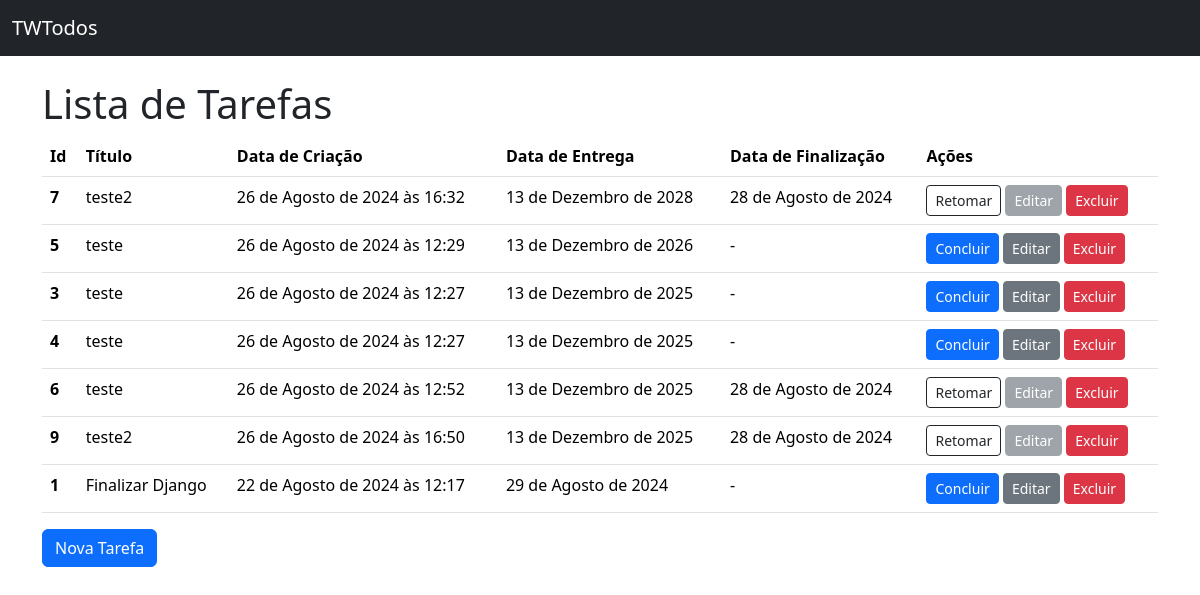
Page /lista_tarefas/ on the earlier database version.
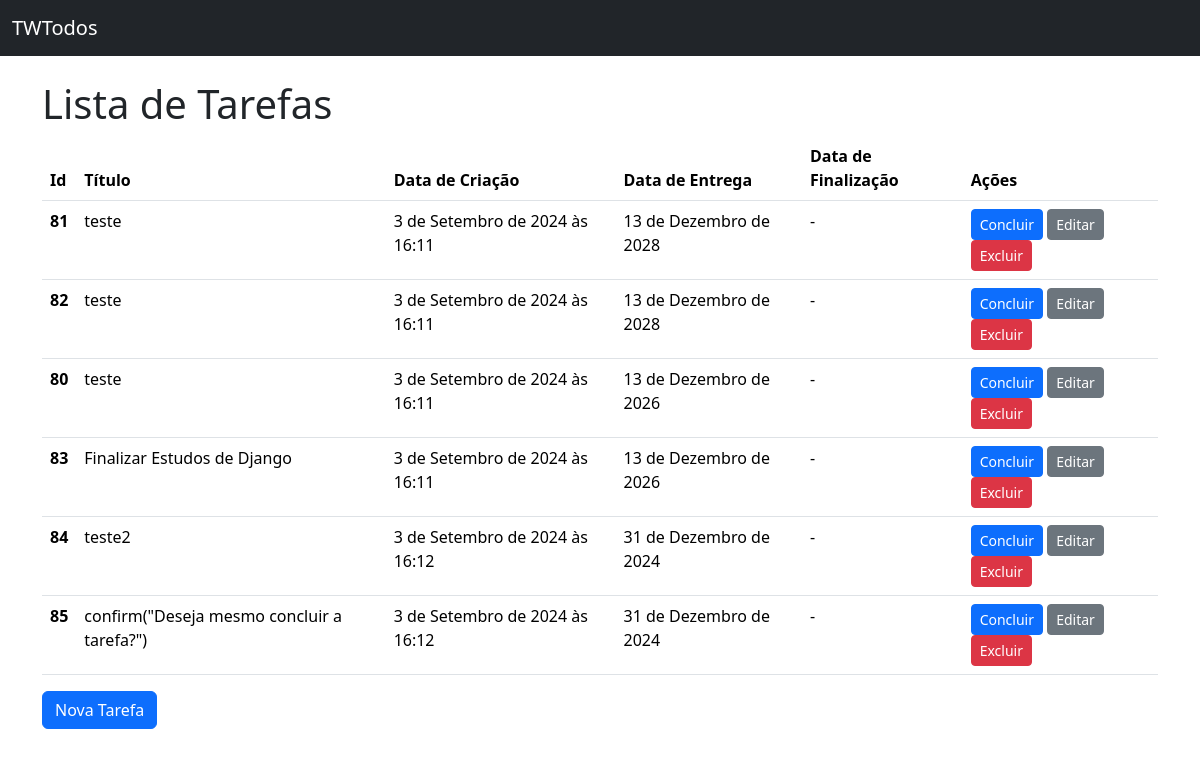
Same page on the later database version.
### paginas/models.py (models this page shows, shortened)
class Todo(models.Model):
    titulo = models.CharField(max_length=100, null=False, blank=False)
    data_criacao = models.DateTimeField(auto_now_add=True, null=False, blank=False)
    data_entrega = models.DateField(null=False, blank=False)
    data_finalizacao = models.DateField(
        null=True,
    )
    class Meta:
        ordering = ["-data_entrega"]

### paginas/views.py (the view)
# urls.py: path("lista_tarefas/", TodoListView.as_view(template_name="todos/todo_list.html"), name="lista_tarefa"),
class TodoListView(ListView):
    model = Todo

### paginas/templates/todos/todo_list.html (shortened to what this page needs)
{% extends "base.html" %}
{% block content %}
<h1>Lista de Tarefas</h1>
{% if todo_list %}
    <table class="table">
        <thead>
          <tr>
            <th scope="col">Id</th>
            <th scope="col">Título</th>
            <th scope="col">Data de Criação</th>
            <th scope="col">Data de Entrega</th>
            <th scope="col">Data de Finalização</th>
            <th scope="col">Ações</th>
          </tr>
        </thead>
        <tbody>
            {% for todo in todo_list %}
                <tr>
                    <th scope="row">{{ todo.pk }}</th>
                    <td>{{ todo.titulo }}</td>
                    <td>{{ todo.data_criacao }}</td>
                    <td>{{ todo.data_entrega }}</td>
                    <td>{{ todo.data_finalizacao|default:"-" }}</td>
                    <td>
                      {% if todo.data_finalizacao %}
                        <a href="{% url 'finalizar_tarefa' pk=todo.pk %}" class="btn btn-outline-dark btn-sm">Retomar</a>
                      {% else %}
                        <a href="{% url 'finalizar_tarefa' pk=todo.pk %}" id="btn-concluir" class="btn btn-primary btn-sm" onclick="return confirm('Tem certeza que deseja concluir essa tarefa?')">Concluir</a>
                      {% endif %}
                        <a href="{% url 'edicao_tarefa' pk=todo.pk %}" class="btn btn-secondary btn-sm {% if todo.data_finalizacao %}disabled{% endif %}">Editar</a>
                        <a href="{% url 'deletar_tarefa' pk=todo.pk %}" class="btn btn-danger btn-sm">Excluir</a>
                    </td>
                </tr>
            {% endfor %}
        </tbody>
      </table>
{% else %}
      <p>Não há tarefas cadastradas</p>
{% endif %}
<a href="{% url 'criacao_tarefa' %}" class="btn btn-primary">
  Nova Tarefa
</a>
{% endblock content %}

Differences in the rows shown:
removed Todo: pk "7", titulo "teste2", data_criacao "26 de Agosto de 2024 às 16:32", data_entrega "13 de Dezembro de 2028", data_finalizacao "28 de Agosto de 2024", shows "Retomar"
removed Todo: pk "5", titulo "teste", data_criacao "26 de Agosto de 2024 às 12:29", data_entrega "13 de Dezembro de 2026", data_finalizacao "-", shows "Concluir"
removed Todo: pk "3", titulo "teste", data_criacao "26 de Agosto de 2024 às 12:27", data_entrega "13 de Dezembro de 2025", data_finalizacao "-", shows "Concluir"
removed Todo: pk "4", titulo "teste", data_criacao "26 de Agosto de 2024 às 12:27", data_entrega "13 de Dezembro de 2025", data_finalizacao "-", shows "Concluir"
removed Todo: pk "6", titulo "teste", data_criacao "26 de Agosto de 2024 às 12:52", data_entrega "13 de Dezembro de 2025", data_finalizacao "28 de Agosto de 2024", shows "Retomar"
removed Todo: pk "9", titulo "teste2", data_criacao "26 de Agosto de 2024 às 16:50", data_entrega "13 de Dezembro de 2025", data_finalizacao "28 de Agosto de 2024", shows "Retomar"
removed Todo: pk "1", titulo "Finalizar Django", data_criacao "22 de Agosto de 2024 às 12:17", data_entrega "29 de Agosto de 2024", data_finalizacao "-", shows "Concluir"
added Todo: pk "81", titulo "teste", data_criacao "3 de Setembro de 2024 às 16:11", data_entrega "13 de Dezembro de 2028", data_finalizacao "-", shows "Concluir"
added Todo: pk "82", titulo "teste", data_criacao "3 de Setembro de 2024 às 16:11", data_entrega "13 de Dezembro de 2028", data_finalizacao "-", shows "Concluir"
added Todo: pk "80", titulo "teste", data_criacao "3 de Setembro de 2024 às 16:11", data_entrega "13 de Dezembro de 2026", data_finalizacao "-", shows "Concluir"
added Todo: pk "83", titulo "Finalizar Estudos de Django", data_criacao "3 de Setembro de 2024 às 16:11", data_entrega "13 de Dezembro de 2026", data_finalizacao "-", shows "Concluir"
added Todo: pk "84", titulo "teste2", data_criacao "3 de Setembro de 2024 às 16:12", data_entrega "31 de Dezembro de 2024", data_finalizacao "-", shows "Concluir"
added Todo: pk "85", titulo "confirm(\"Deseja mesmo concluir a tarefa?\")", data_criacao "3 de Setembro de 2024 às 16:12", data_entrega "31 de Dezembro de 2024", data_finalizacao "-", shows "Concluir"
